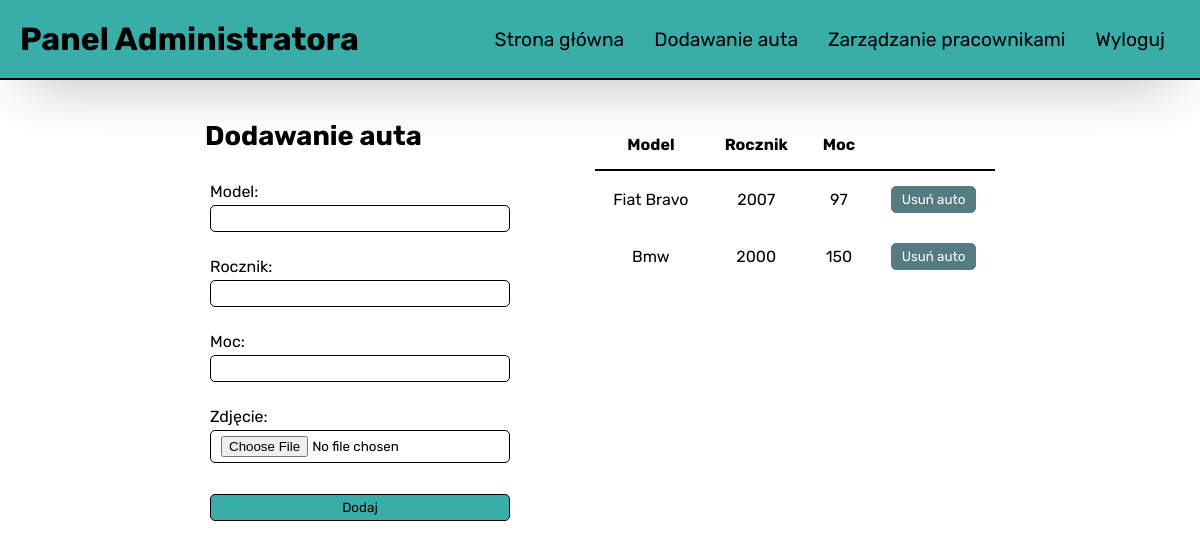
/adminPanel.php (signed in), run on the app's committed database.
### tables this page shows
CREATE TABLE `cars` (
  `id` int(11) NOT NULL,
  `price` int(11) NOT NULL DEFAULT 150,
  `model` text NOT NULL,
  `year` text NOT NULL,
  `power` int(11) NOT NULL,
  `photo` text NOT NULL,
  `reserved` tinyint(1) NOT NULL
);

### adminPanel.php (the view, shortened to what this page needs)
<!DOCTYPE html>
<html lang="en">
<head>
    <link rel="stylesheet" href="style.css">
</head>
<body>
    <header>
        <div class="logo">
            <h1>Panel Administratora</h1>
        </div>
        <nav>
            <div class="menuElement"><a href="./index.php">Strona główna</a></div>
            <div class="menuElement"><a href="./addCar.php">Dodawanie auta</a></div>
            <?php if (isset($_SESSION["user_type"]) && $_SESSION["user_type"] == 2) : ?>
                <div class="menuElement"><a href="./adminUsers.php">Zarządzanie pracownikami</a></div>
            <?php endif ?>
            <div class="menuElement"><a href="./backend/logout.php">Wyloguj</a></div>
        </nav>
    </header>
    <div class="panel">
        <div class="formBox admin">
            <h2>Dodawanie auta</h2>
            <form action="./backend/addCar.php" method="post">
                <div class="column">
                    <div class="inputBox">
                        <label for="model">Model:</label>
                        <input type="text" name="model">
                    </div>
                    <div class="inputBox">
                        <label for="year">Rocznik:</label>
                        <input type="text" name="year" pattern="([0-9]{4})">
                    </div>
                    <div class="inputBox">
                        <label for="power">Moc:</label>
                        <input type="text" name="power">
                    </div>
                    <div class="inputBox">
                        <label for="photo">Zdjęcie:</label>
                        <input type="file" name="photo">
                    </div>
                    <div class="submitBox">
                        <input type="submit" value="Dodaj">
                    </div>
                </div>
            </form>
        </div>
        <div class="deletingCar">
            <table>
                <thead>
                    <tr>
                        <th>Model</th>
                        <th>Rocznik</th>
                        <th>Moc</th>
                        <th></th>
                    </tr>
                </thead>
                <?php
                require "./backend/db_connect.php";
                $all_cars = "SELECT * FROM CARS";
                $cars_result = $mysqli->query($all_cars);
                if ($cars_result->num_rows == 0) {
                    echo "<div>Brak samochodów</div>";
                } else {
                    $cars_result->fetch_all(MYSQLI_ASSOC);
                    foreach ($cars_result as $car) {
                        echo "<tr>";
                        echo "<td>" . $car["model"] . "</td>";
                        echo "<td>" . $car["year"] . "</td>";
                        echo "<td>" . $car["power"] . "</td>";
                        echo "<td>";
                        echo "<form action='#' method='POST'>";
                        echo "<input type='submit' value='Usuń auto' class='delete'name='deleteCar'>";
                        echo "</form>";
                        echo "</td>";
                        echo "</tr>";
                    }
                }
                ?>
            </table>
        </div>
    </div>
</body>
</html>

### style.css (style rules this page uses)
* { margin: 0; padding: 0; box-sizing: border-box; font-family: 'Rubik', sans-serif; }
header { background-color: #39AEA9; display: flex; flex-direction: row; justify-content: space-between; border-bottom: 2px solid black; -webkit-box-shadow: 0px 18px 63px -28px rgba(105, 105, 105, 1); -moz-box-shadow: 0px 18px 63px -28px rgba(105, 105, 105, 1); box-shadow: 0px 18px 63px -28px rgba(105, 105, 105, 1); }
.logo { padding: 20px; }
nav { display: flex; flex-direction: row; margin-right: 20px; }
.menuElement { display: flex; justify-content: center; align-items: center; margin: 0px 15px; }
.menuElement>a { text-decoration: none; color: black; transition: all 0.3s; font-size: 1.2em; }
.formBox { display: flex; flex-direction: column; justify-content: center; align-items: center; height: 100vh; }
.admin { height: 500px !important; justify-content: flex-start; align-items: flex-start; padding: 40px; }
.admin>h2 { text-align: center; }
.panel { display: flex; flex-direction: row; justify-content: center; }
.formBox>h2 { margin-bottom: 15px; font-size: 1.7rem; }
.formBox>form { display: flex; flex-direction: row; }
.inputBox, .submitBox { margin: 5px; padding: 10px 0px; display: flex; flex-direction: column; }
.inputBox>input { padding: 5px 10px; border: 1px solid black; border-radius: 5px; margin-top: 4px; width: 300px; }
.submitBox { align-items: bottom; margin-top: 11px; }
.submitBox>input[type="submit"] { background-color: #39AEA9; border: 1px solid black; border-radius: 5px; padding: 5px 10px; }
.deletingCar { padding: 40px; }
.deletingCar>table { width: 400px; border-collapse: collapse; }
td { padding: 15px; text-align: center; }
th { border-bottom: 2px solid black; padding: 15px; }
.delete { padding: 5px 10px; background-color: #557B83; border: 1px solid #557B83; border-radius: 5px; color: white; transition: all 0.3s; }

### data on the page
cars: model "Fiat Bravo", year "2007", power "97"
cars: model "Bmw", year "2000", power "150"
